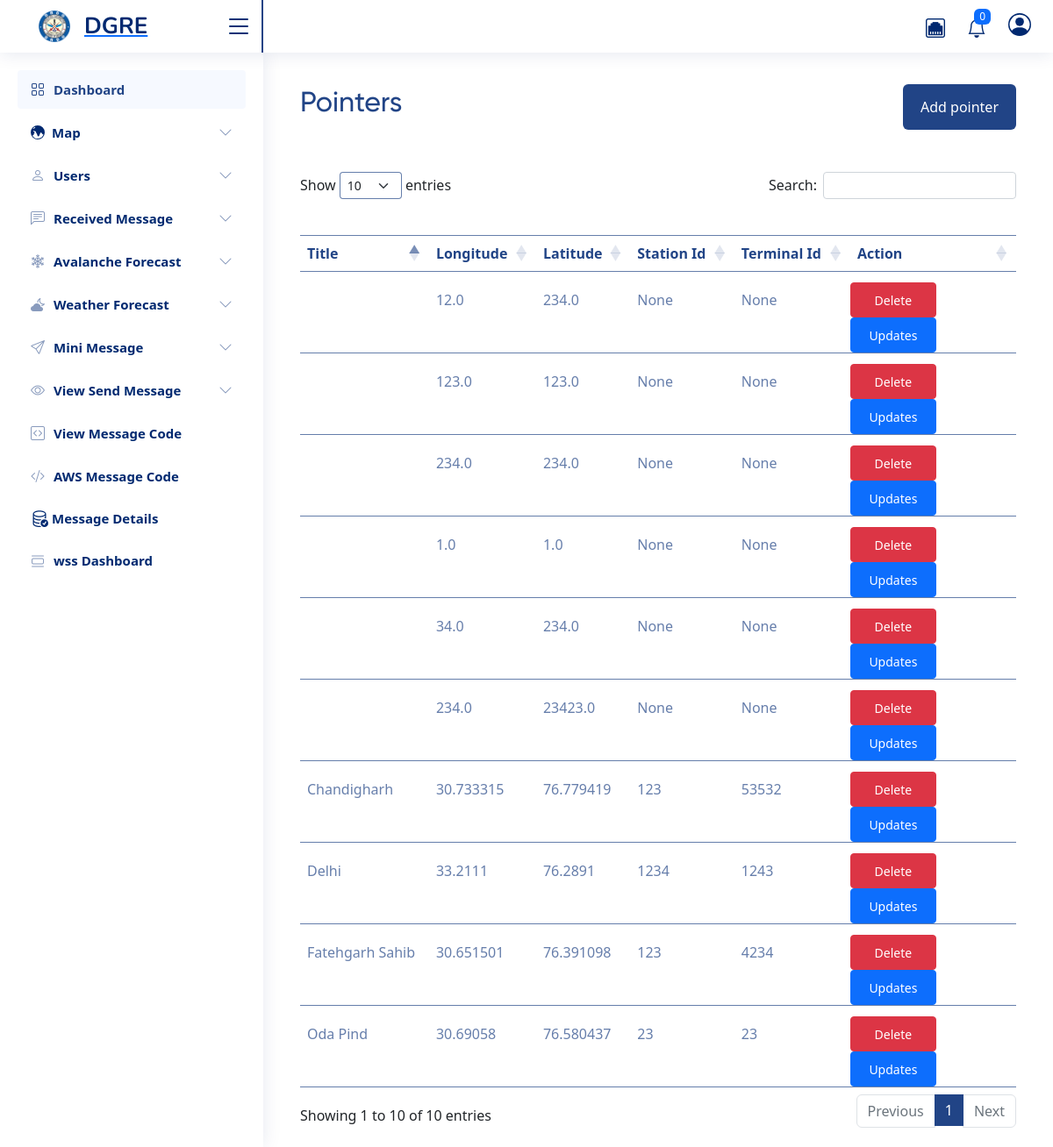
Screenshot of /pointer/ (signed in) with the database file from the repository.
### dashboard/models.py (models this page shows, shortened)
class Pointers(models.Model):
    title = models.CharField(max_length=255)
    longitude = models.FloatField()
    latitude = models.FloatField()
    station_id = models.CharField(max_length=50, null=True, blank=True)
    terminal_id = models.CharField(max_length=200, null=True, blank=True)
    typee = models.CharField(max_length=200, choices=types, null=True, blank=True)
    filee = models.FileField(upload_to="filess",null=True, blank=True)
    create_at = models.DateTimeField(auto_now=True)
    class Meta:
        verbose_name = "pointer"
        unique_together = ('longitude', 'latitude',)

### dashboard/views.py (the view, shortened to what this page needs)
# urls.py: path('pointer/', include([
@login_required(login_url='/login/')
def pointer(request, id=None, update_id=None):
    if id:
        p = Pointers.objects.get(id=int(id))
        p.delete()
        return redirect("/pointer/")
    pointer_data = Pointers.objects.all()
    return render(request, "map/pointer_view.html", locals())

### templates/map/pointer_view.html (shortened to what this page needs)
{% extends "base.html" %}
{% block content %}
{% include "datatable.html" %}
<main class="col-md-9 col-lg-12 px-md-4 add-pointer-btn">
    <div class="d-flex justify-content-between flex-wrap flex-md-nowrap align-items-center pt-3 pb-2 mb-3 ">
      <h1 class="h2">Pointers</h1>
      <div class="btn-toolbar mb-2 mb-md-0">
        <a href="/add-pointer/" class="btn btn-primary" >Add pointer</a>
      </div>
    </div>
  </main>
   <main class="col-md-9 col-lg-12 px-md-4 mt-4 point-table">
<table id="example" class="table table-striped table-content" style="width:100%">
        <thead>
            <tr>
                <th>Title</th>
                <th>Longitude</th>
                <th>Latitude</th>
                <th>Station Id</th>
                <th>Terminal Id</th>
                <th class="action-inner">Action</th>
            </tr>
        </thead>
        <tbody>
        {% for i in pointer_data %}
            <tr>
                <td class="text-capitalize">{{i.title}}</td>
                <td>{{i.longitude}}</td>
                <td>{{i.latitude}}</td>
                <td>{{i.station_id}}</td>
                <td>{{i.terminal_id}}</td>
                <td class="btn-table-inner">
                    <button type="button" class="btn btn-danger btn-sm delete-in-btn" data-bs-toggle="modal" data-bs-target="#staticBackdro{{i.id}}">
                      Delete
                    </button>
                    <button type="button" class="btn btn-primary btn-sm update-in-btn" data-bs-toggle="modal" data-bs-target="#staticBackdrop{{i.id}}">
                      Updates
                    </button>
                    </div>
                </td>
            </tr>
      {% endfor %}
   </main>
{% endblock %}

### static/assets/css/style.css (style rules this page uses)
:root { scroll-behavior: smooth; }
body { font-family: "Open Sans", sans-serif; background: #f6f9ff; color: #444444; }
h1, h2, h3, h4, h5, h6 { font-family: "Nunito", sans-serif; }

### static/css/style.css (style rules this page uses)
:root { --font1: 'Gilroy'; --font2: 'Poppins'; --blue: #214486; --darkblue: #34326f; --red: #c1292a; --liteblue: #008dd2; --liteblack: #2b2a29; }
h1,h2,h3,h4,h5 { font-family: var(--font1); }
body { font-family: var(--font2); background-color: transparent; }
.add-pointer-btn h1 { color: #214486; }
.add-pointer-btn a { background: #214486; border: none; padding: 14px 20px; }
.point-table table.dataTable.table-striped>tbody>tr.odd>* { box-shadow: none; }
.table-content { padding-top: 35px; }
.table-content th { color: #214486; border-top: 1px solid #214486b0; padding: 22px 8px; }
.table-content tr { border-color: #214486b0; }
.table-content tr td { padding: 20px 8px; color: #214486b0; }
.table-striped>tbody>tr:nth-of-type(odd)>* { --bs-table-accent-bg: var(--bs-table-striped-bg); color: #214486b0 !important; }
.delete-in-btn { background: rgb(255 0 0 / 10%); width: 98px; height: 40px; border: none; transition: all 0.3s; color: #d01212; }
.update-in-btn { background: rgb(33 68 134); width: 98px; height: 40px; border: none; transition: all 0.3s; color: #ffffff; }
td.btn-table-inner { padding: 12px 0 0 0 !important; }
th.action-inner.sorting { max-width: 150px; }
table.dataTable.table-striped>tbody>tr.odd>* { box-shadow: none !important; }

### rows the page displays
Pointers: title "Chandigharh", longitude "30.733315", latitude "76.779419", station_id "123", terminal_id "53532"
Pointers: title "Fatehgarh Sahib", longitude "30.651501", latitude "76.391098", station_id "123", terminal_id "4234"
Pointers: title "Oda Pind", longitude "30.69058", latitude "76.580437", station_id "23", terminal_id "23"
Pointers: title "Delhi", longitude "33.2111", latitude "76.2891", station_id "1234", terminal_id "1243"
Pointers: longitude "12.0", latitude "234.0", station_id "None", terminal_id "None"
Pointers: longitude "123.0", latitude "123.0", station_id "None", terminal_id "None"
Pointers: longitude "234.0", latitude "234.0", station_id "None", terminal_id "None"
Pointers: longitude "1.0", latitude "1.0", station_id "None", terminal_id "None"
Pointers: longitude "34.0", latitude "234.0", station_id "None", terminal_id "None"
Pointers: longitude "234.0", latitude "23423.0", station_id "None", terminal_id "None"
